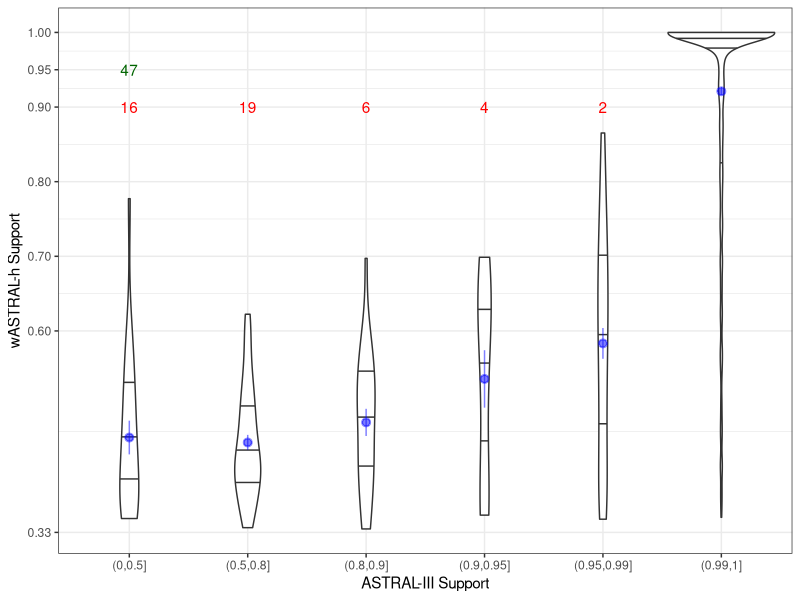

Write the R code that produced this figure. (Note: this script raises an error after producing the figure.)
require(ggplot2);require(reshape2); require(scales);


d=read.csv('1kp-comp-3vsh.txt',head=T, sep="\t")
head(d)
d$c = "3vsh"
tmp=read.csv('1kp-comp-hvs3.txt',head=T, sep="\t")
tmp$c = "hvs3"
d=rbind(d,tmp)
head(d)

ggplot(aes(x=cut(Boot1/100,c(0,.5,0.8,0.9,0.95,0.99,1)),y=Boot2),data=d[d$c=="3vsh",])+
  geom_violin(draw_quantiles = c(0.25,0.5,0.75))+
  stat_summary(color="blue",alpha=0.5)+
  geom_text(aes(label=..count..),y=.9,stat="count",color="red",data=d[d$c=="3vsh" & is.na(d$Boot2),])+
  geom_text(aes(label=..count..),y=0.95,stat="count",color="darkgreen",data=d[d$c=="hvs3" & is.na(d$Boot2),])+
  #geom_hline(yintercept = c(0.95,1),color="red",linetype=3)+
  scale_y_continuous(breaks = c(0.33,.6,0.7,0.8,0.9,0.95,1),name="wASTRAL-h Support")+
  scale_x_discrete(name="ASTRAL-III Support")+
  #geom_abline(linetype=2,color="red")+
  theme_bw()+
  ggsave("1kp-support-comparison.pdf",width = 4.2,height = 4.6)
